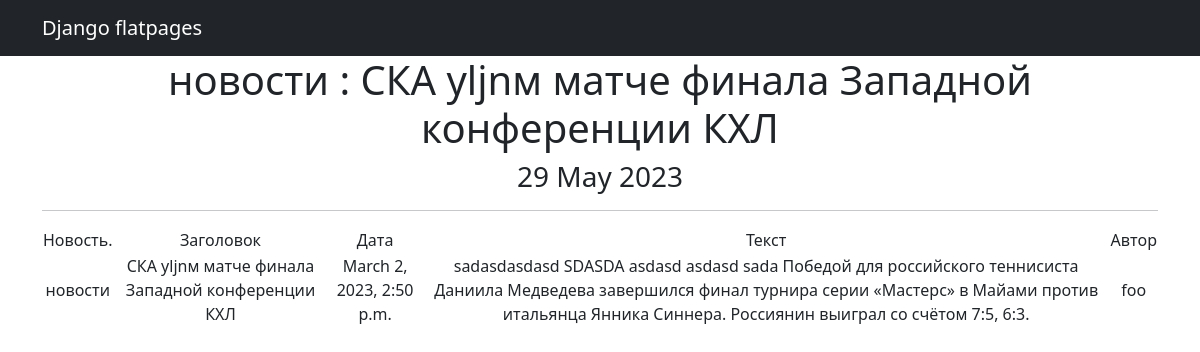
/articles/1, run on the app's committed database.
### news/models.py (models this page shows, shortened)
class Post(models.Model):
    author = models.ForeignKey(Author, on_delete=models.CASCADE)
    content_type = models.CharField(max_length=256, choices=ContentType.choices)
    data = models.DateTimeField(auto_now_add=True)
    content_header = models.CharField(max_length=256)
    content_text = models.CharField(max_length=5000)
    content_rating = models.IntegerField(default=0)
    category = models.ManyToManyField(Category, through='PostCategory')
    def __str__(self):
        return f' {self.content_type} : {self.content_header}'

class Author(models.Model):
    user = models.OneToOneField(User, on_delete=models.CASCADE)
    rating = models.IntegerField(default=0)
    def __str__(self):
        return self.user.username

### news/views.py (the view)
# urls.py: path('<int:pk>', PostDetail.as_view(), name='post_details'),
class PostDetail(DetailView):
    model = Post
    template_name = 'news/post_details.html'
    context_object_name = 'posts'
    def get_context_data(self, **kwargs):
        context = super().get_context_data(**kwargs)
        context['time_now'] = datetime.utcnow()
        return context

### templates/news/post_details.html (shortened to what this page needs)
{% extends 'flatpages/default.html' %}
{% block content %}
<h1>{{ posts}}</h1>
    <h3>{{ time_now|date:'d M Y' }}</h3>
    <hr>
       <table>
           <tr>
               <td>Новость.</td>
               <td>Заголовок</td>
               <td>Дата</td>
               <td>Текст</td>
               <td>Автор</td>
           </tr>
           <tr>
               <td>{{ posts.content_type }}</td>
               <td>{{ posts.content_header }}</td>
               <td>{{ posts.data }}</td>
               <td>{{ posts.content_text}}</td>
               <td>{{ posts.author}}</td>
           </tr>
       </table>
{% endblock content %}

### data on the page
Post: content_type+content_header "новости : СКА уljnм матче финала Западной конференции КХЛ", content_type "новости", content_header "СКА уljnм матче финала Западной конференции КХЛ", data "March 2, 2023, 2:50 p.m.", content_text "sadasdasdasd SDASDA asdasd asdasd sada Победой для российского теннисиста Даниила Медведева завершился финал турнира серии «Мастерс» в Майами против итальянца Янника Синнера. Россиянин выиграл со счётом 7:5, 6:3.", author "foo"

### other printed values
{{ time_now|date:'d M Y' }} "29 May 2023"
